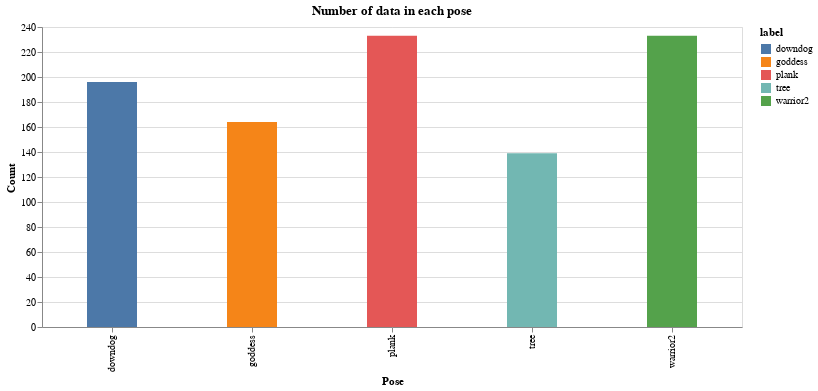

Here is the notebook cell this chart was saved with:
### Markdown cell above
#### Exploratory Data Analysis

### Code cell
label_df = pd.DataFrame()
label_df['label'] = list(map(lambda x: labelencoder.inverse_transform([x])[0], data['target']))

bars = alt.Chart(label_df).mark_bar(size=50).encode(
    x=alt.X('label', axis=alt.Axis(title='Pose')),
    y=alt.Y("count()", axis=alt.Axis(title='Count')),
    tooltip=[alt.Tooltip('count()', title='Count'), 'label'],
    color='label'
)

(bars).interactive().properties(
    height=300, 
    width=700,
    title = "Number of data in each pose",
)

### Figure 1 — Vega-Lite specification as saved in the notebook (floating-point values rounded to 4 significant figures; data arrays with more than 128 entries replaced by an {"elided": "..."} marker saying what was removed)
{"config": {"view": {"continuousWidth": 400, "continuousHeight": 300}}, "data": {"name": "data-28cf31dbd6aae41f98696110b2d022f6"}, "mark": {"type": "bar", "size": 50}, "encoding": {"color": {"field": "label", "type": "nominal"}, "tooltip": [{"aggregate": "count", "title": "Count", "type": "quantitative"}, {"field": "label", "type": "nominal"}], "x": {"axis": {"title": "Pose"}, "field": "label", "type": "nominal"}, "y": {"aggregate": "count", "axis": {"title": "Count"}, "type": "quantitative"}}, "height": 300, "selection": {"selector001": {"type": "interval", "bind": "scales", "encodings": ["x", "y"]}}, "title": "Number of data in each pose", "width": 700, "$schema": "https://vega.github.io/schema/vega-lite/v4.17.0.json", "datasets": {"data-28cf31dbd6aae41f98696110b2d022f6": {"elided": "965 records"}}}
